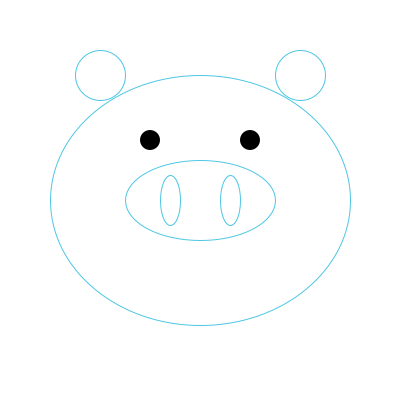
Frame 1 (no input)
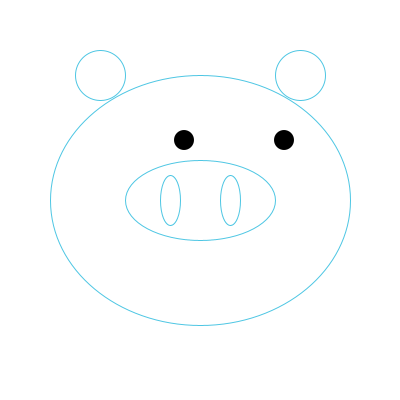
Frame 60 (the mouse pressed at the canvas centre just before this capture)
Frame 120 (the mouse held since frame 60 and released just before this capture): identical to frame 60, image omitted

The Processing sketch that drew these frames (run headless with seeded random() and noise(); from frame 60 on, the mouse is pressed at the canvas centre):

// Processing sketch: pighead_automove
// ── pighead_automove.pde
int pigeye_pos = 0;

void setup() {
  size(400, 400);
}


void draw() {
  //測 試
  background(255);
  
  //開 始 畫 豬 頭
  //選 擇 不 填 色 ,使 用 外 框 色  
  noFill();
  stroke(78, 198, 227);
  ellipse(200, 200, 300, 250);
  ellipse(200, 200, 150, 80);
  ellipse(170, 200, 20, 50);
  ellipse(230, 200, 20, 50);
  ellipse(100, 75, 50, 50);
  ellipse(300, 75, 50, 50);
  
  //會 動 的 豬 眼 睛
  //選 擇 填 色 ,不 使 用 外 框 色
  fill(0);
  noStroke();
  // 將 兩 眼 的 中 心 點 位 置 限 制 在 170~230
  pigeye_pos = 200 + floor( 40*sin(radians(frameCount%360)) );
  ellipse(pigeye_pos-50, 140, 20, 20);
  ellipse(pigeye_pos+50, 140, 20, 20);
}
  
  
  
  
